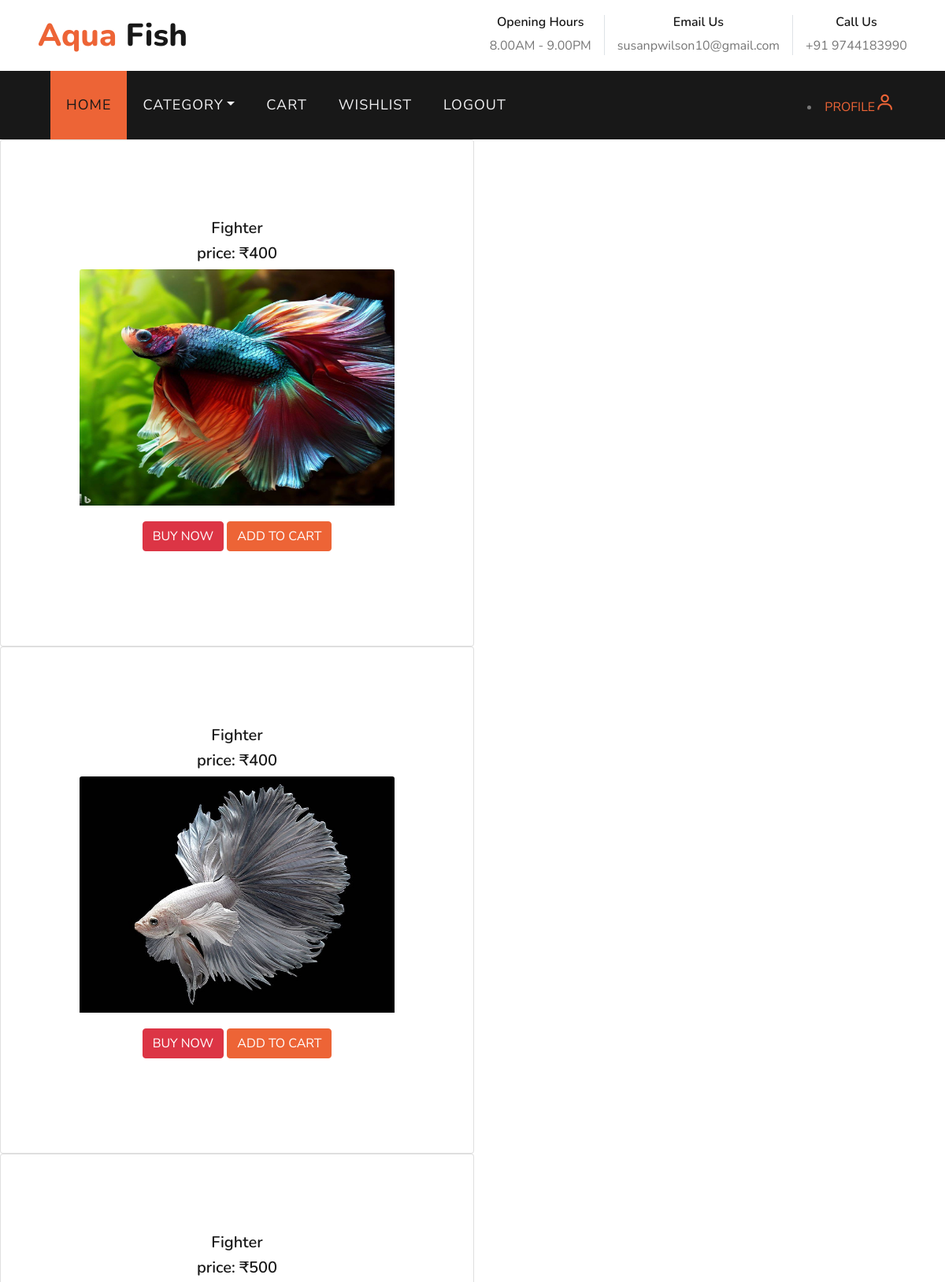
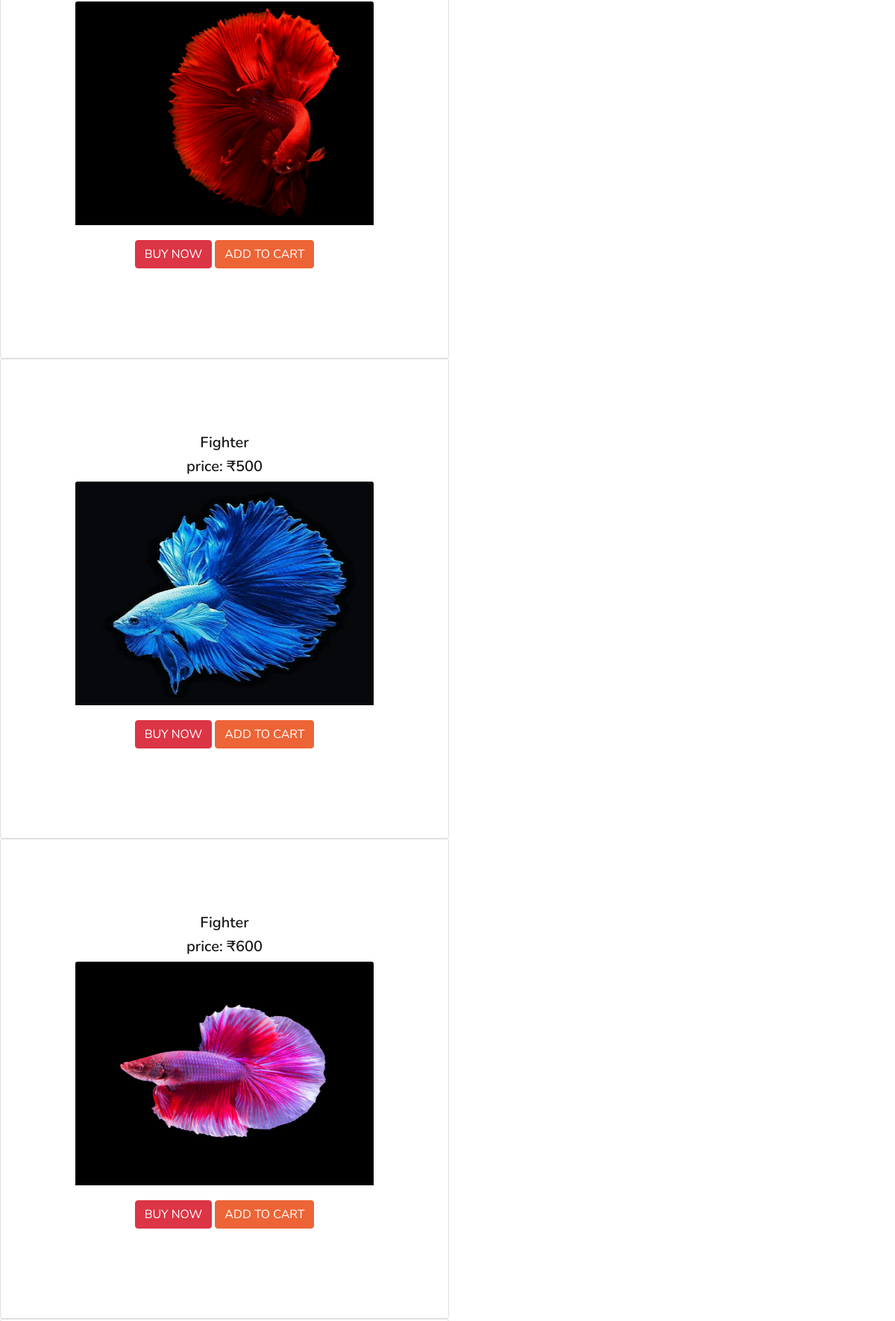
The page /fighter (upper part) on the database its author committed (2 pictures, top to bottom).
### myapps/models.py (models this page shows)
class fish(models.Model):
    fishname=models.CharField(max_length=20)
    fprice=models.IntegerField()
    fstock=models.IntegerField(default=1)
    fimage=models.FileField()
    description=models.CharField(max_length=100)
    category=models.CharField(max_length=20)

### myapps/views.py (the view)
# urls.py: path('fighter',views.fighter),
def fighter(a):
    data=fish.objects.filter(category='FIGHTER')
    return render(a,'fighter.html',{'data':data})

### template/fighter.html (shortened to what this page needs)
<!DOCTYPE html>
<html lang="en">
<head>
    {% load static %}
     <link href='https://unpkg.com/boxicons@2.1.4/css/boxicons.min.css' rel='stylesheet'>
    <link href="https://cdnjs.cloudflare.com/ajax/libs/font-awesome/5.10.0/css/all.min.css" rel="stylesheet">
    <link href="{% static 'lib/flaticon/font/flaticon.css' %}" rel="stylesheet">
    <link href="{% static 'lib/owlcarousel/assets/owl.carousel.min.css' %}" rel="stylesheet">
    <link href="{% static 'lib/tempusdominus/css/tempusdominus-bootstrap-4.min.css' %}" rel="stylesheet" />
    <link href="{% static 'css/halo.css' %}" rel="stylesheet">
</head>
<body>
        <div class="row py-3 px-lg-5">
            <div class="col-lg-4">
                <a href="" class="navbar-brand d-none d-lg-block">
                    <h1 class="m-0 display-5 text-capitalize"><span class="text-primary">Aqua </span>Fish</h1>
                </a>
            </div>
            <div class="col-lg-8 text-center text-lg-right">
                <div class="d-inline-flex align-items-center">
                    <div class="d-inline-flex flex-column text-center pr-3 border-right">
                        <h6>Opening Hours</h6>
                        <p class="m-0">8.00AM - 9.00PM</p>
                    </div>
                    <div class="d-inline-flex flex-column text-center px-3 border-right">
                        <h6>Email Us</h6>
                        <p class="m-0">susanpwilson10@gmail.com</p>
                    </div>
                    <div class="d-inline-flex flex-column text-center pl-3">
                        <h6>Call Us</h6>
                        <p class="m-0">+91 9744183990</p>
                    </div>
                </div>
            </div>
        </div>
    <div class="container-fluid p-0">
        <nav class="navbar navbar-expand-lg bg-dark navbar-dark py-3 py-lg-0 px-lg-5">
            <div class="collapse navbar-collapse justify-content-between px-3" id="navbarCollapse">
                <div class="navbar-nav mr-auto py-0">
                    <a href="userhome" class="nav-item active nav-link">HOME</a>
                    <div class="nav-item dropdown">
                        <a href="#" class="nav-link dropdown-toggle" data-toggle="dropdown">CATEGORY</a>
                    </div>
                     <a href="displaycart" class="nav-item nav-link">CART</a>
                    <a href="displaywishlist" class="nav-item nav-link">WISHLIST</a>
                     <a href="logout" class="nav-item nav-link">LOGOUT</a>
                </div>
                <li><a href="profile">PROFILE<i class='bx bx-user like bx-sm'></i></a></li>
            </div>
        </nav>
    </div>
{% for i in data %}
<div class="card" style="display:inline-block;padding:100px;">
                   <h5 align="center"  class="card-tittle">{{i.fishname}}</h5>
          <h5 align="center"  class="card-tittle">   price:  ₹{{i.fprice}}</h5>
             <a href="description/{{i.pk}}" ><img class="card-img-top" src="{{i.fimage.url}}" style="width:400px;height:300px;"></a>
            <div class="card-body">
 {% if i in list %}
          <div align="center">
            <a class="btn btn-danger"href="details/{{i.pk}}">BUY now</a>
              <a class="btn btn-danger" href="displaycart">GO TO CART</a></div>
            {% else %}
          <div align="center">
           <a class="btn btn-danger"href="details/{{i.pk}}">BUY NOW</a>
              <a class="btn btn-primary" href="cart/{{i.pk}}">ADD TO CART</a></div>
{% endif %}
            </div>
        </div>
      {% endfor %}
</body>
</html>

### rows shown on the page
fish: fishname "Fighter", fprice "400", fimage (picture)
fish: fishname "Fighter", fprice "400", fimage (picture)
fish: fishname "Fighter", fprice "500", fimage (picture)
fish: fishname "Fighter", fprice "500", fimage (picture)
fish: fishname "Fighter", fprice "600", fimage (picture)
